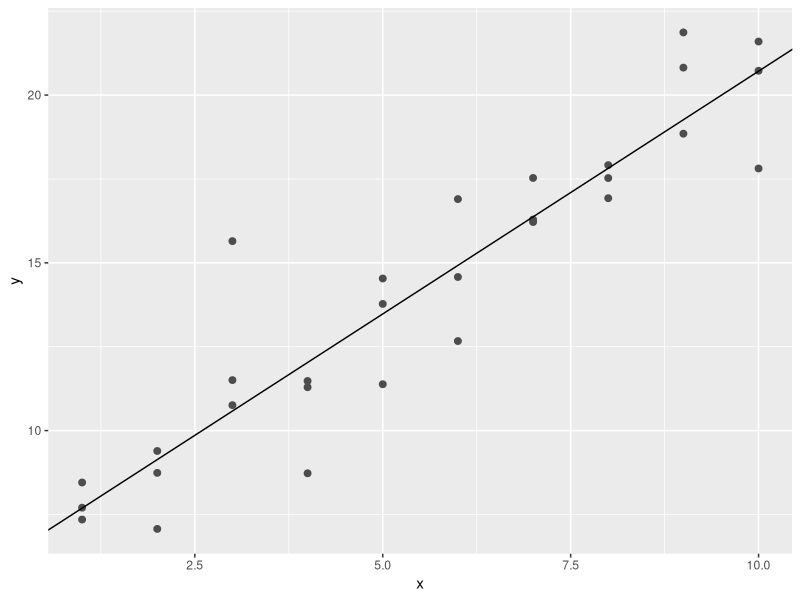
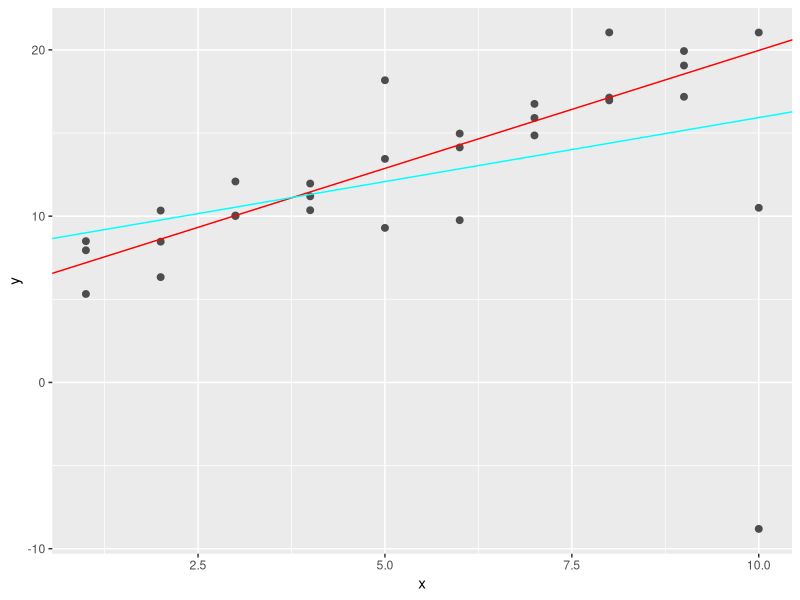
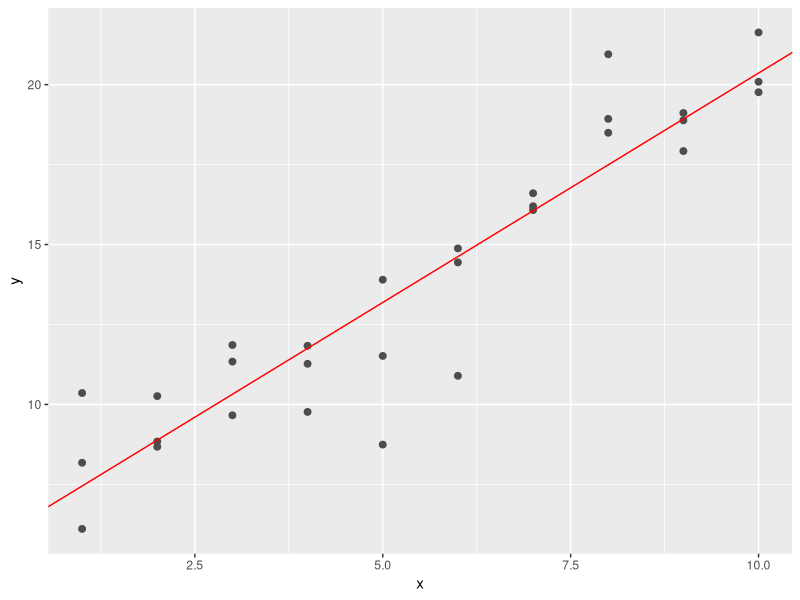
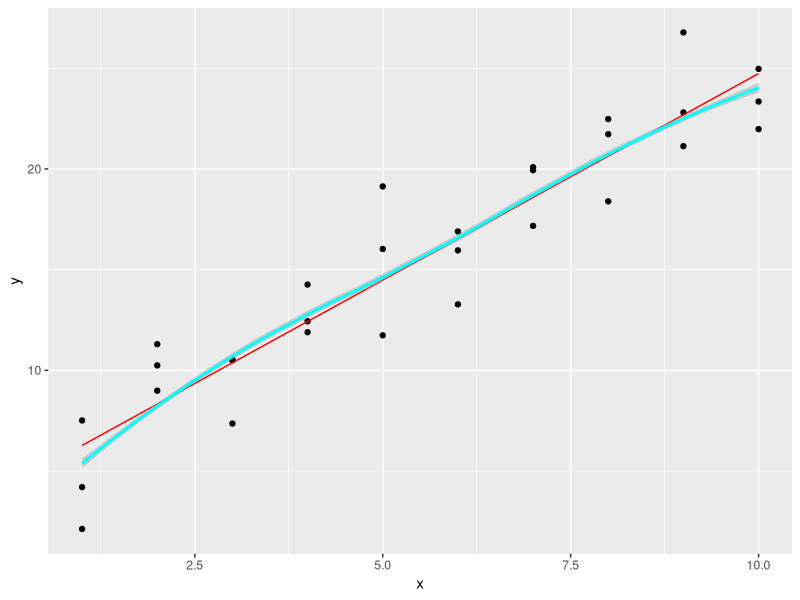
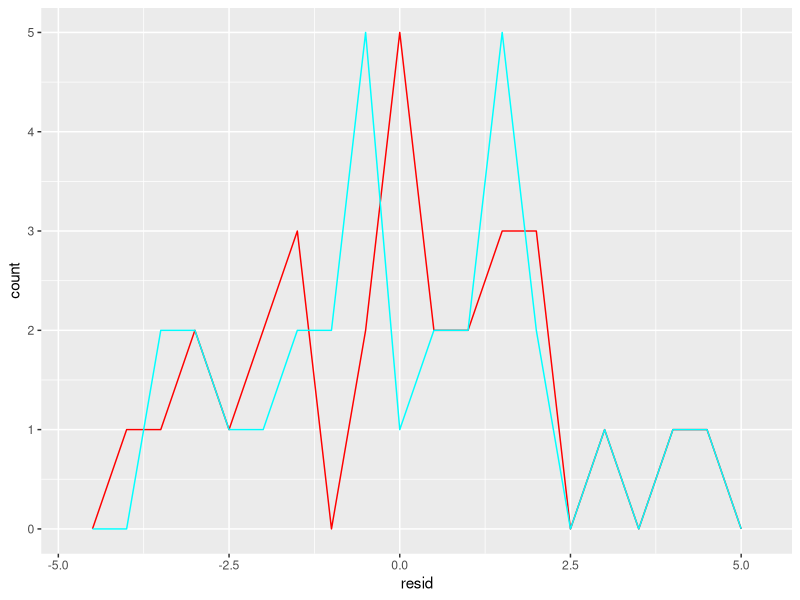
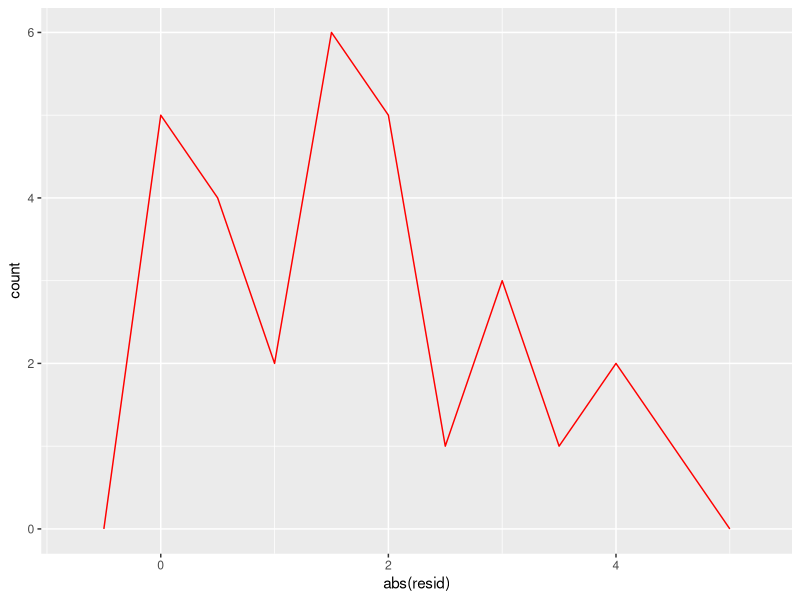
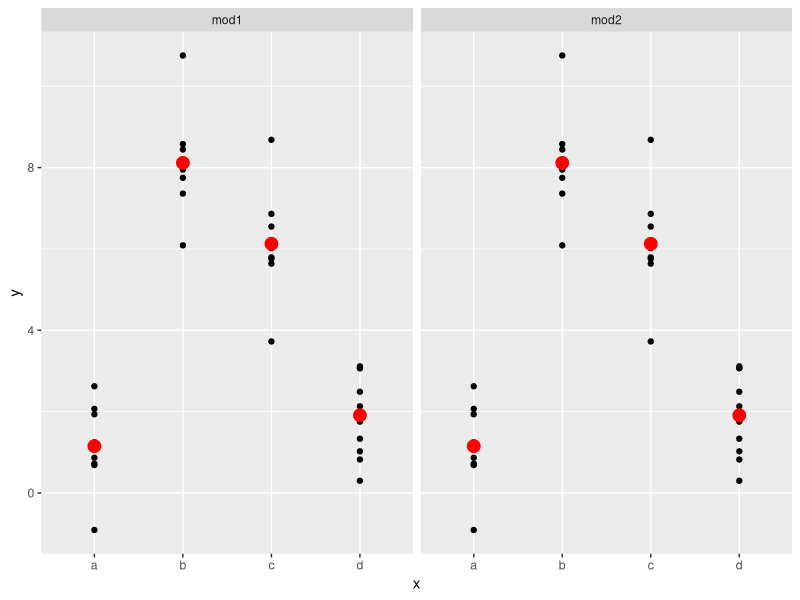
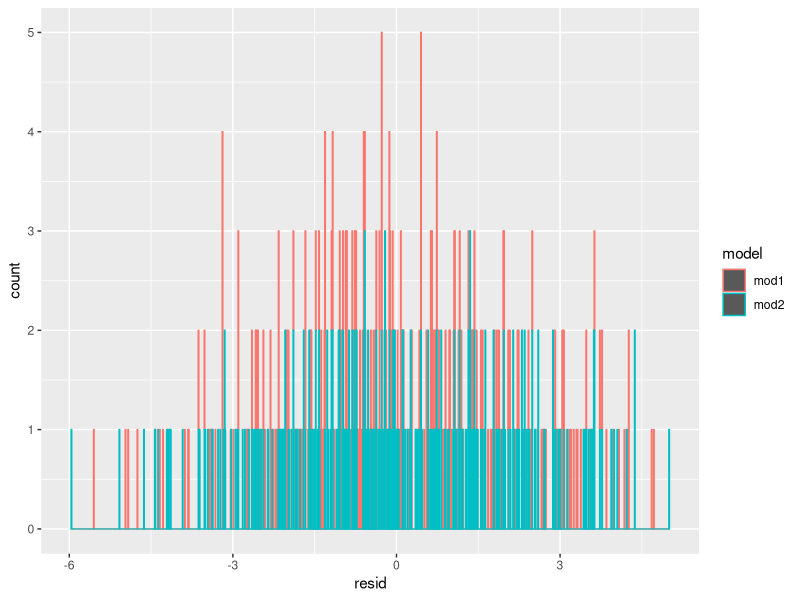

Generate these figures, in order, with R:
## ---- chunk 1
knitr::opts_chunk$set(echo = TRUE)
library(tibble)
library(ggplot2)
library(dplyr)
library(modelr)
## ---- chunk 2
sim1a <- tibble(
  x = rep(1:10, each = 3),
  y = x * 1.5 + 6 + rt(length(x), df = 2)
)
## ---- chunk 3
fit <- lm(y~x, data = sim1a)
ggplot(sim1a,aes(x,y))+
  geom_point(size = 2, color = "grey30")+
  geom_abline(intercept = fit$coefficients[1],slope = fit$coefficients[2])

## ---- chunk 4
model1 <- function(a, data) {
  a[1] + data$x * a[2]
}

measure_distance <- function(mod, data) {
  diff <- data$y - model1(mod, data)
  mean(abs(diff))
}

measure_distance2 <- function(mod, data) {
  diff <- data$y - model1(mod, data)
  sqrt(mean(diff ^ 2))
}
## ---- chunk 5
sim1a <- tibble(
  x = rep(1:10, each = 3),
  y = x * 1.5 + 6 + rt(length(x), df = 2)
)
best1 <- optim(c(0,0), measure_distance, data = sim1a)
best2 <- optim(c(0,0), measure_distance2, data = sim1a)

ggplot(sim1a, aes(x, y)) + 
  geom_point(size = 2, colour = "grey30") + 
  geom_abline(intercept = best1$par[1], slope = best1$par[2], color = "red")+
  geom_abline(intercept = best2$par[1],slope = best2$par[2], color = "cyan")
## ---- chunk 6
model1 <- function(a, data) {
  a[1] + data$x * a[2] + a[3]
}

measure_distance3 <- function(mod, data) {
  diff <- data$y - model1(mod, data)
  sqrt(mean(diff ^ 2))
}

sim1a <- tibble(
  x = rep(1:10, each = 3),
  y = x * 1.5 + 6 + rt(length(x), df = 2)
)
best3 <- optim(c(0,0,0), measure_distance3, data = sim1a)
best3$par

ggplot(sim1a, aes(x, y)) + 
  geom_point(size = 2, colour = "grey30") + 
  geom_abline(intercept = best3$par[1] + best3$par[3], slope = best3$par[2], color = "red")
## ---- chunk 7
fit1 <- lm(y~x, data = sim1)
fit2 <- loess(y~x, data = sim1,degree = 2)

grid <- sim1 %>% data_grid(x)
grid1 <- grid %>%
  add_predictions(fit1)
sim1_1 <- sim1 %>% add_residuals(fit1)

grid2 <- grid %>% 
  add_predictions(fit2)
sim1_2 <- sim1 %>% add_residuals(fit2)
## ---- chunk 8
ggplot(sim1,aes(x=x))+
  geom_point(aes(y=y))+
  geom_line(data = grid1, aes(y = pred), color = 'red')+
  geom_smooth(data = grid2, aes(y = pred),color = 'cyan')
## ---- chunk 9
ggplot() + 
  geom_freqpoly(data = sim1_1, aes(resid),binwidth = 0.5,color = 'red') +
  geom_freqpoly(data = sim1_2, aes(resid),binwidth = 0.5, color = 'cyan')
## ---- chunk 10
ggplot() + 
  geom_freqpoly(data = sim1_1, aes(abs(resid)),binwidth = 0.5,color = 'red')
## ---- chunk 11
mod1 <- lm(y~x - 1, data = sim2)
mod2 <- lm(y~x, data = sim2)
mod1$coefficients
mod2$coefficients

grid1 <- sim2 %>% 
  data_grid(x)%>%
  gather_predictions(mod1,mod2)
grid1
## ---- chunk 12
sim2 %>%
  ggplot(aes(x))+
  geom_point(aes(y=y))+
  geom_point(data = grid1, aes(y = pred),color = "red",size = 4)+
  facet_grid(~model)
## ---- chunk 13
# sim3

model_matrix(data = sim3, y ~ x1 + x2)
model_matrix(data = sim3, y ~ x1 * x2)

# sim4
model_matrix(data = sim4, y ~ x1 + x2)
#model_matrix(data = sim4, y ~ x1 + x2 + I(x1*x2))
model_matrix(data = sim4, y ~ x1 * x2)
## ---- chunk 14
mod1 <- lm(y ~ x1 + x2, data = sim3)
mod2 <- lm(y ~ x1 * x2, data = sim3)
## ---- chunk 15
library(tidyr)
sim3 <- sim3 %>%
  mutate(present = 1)%>%
  spread(x2,present,fill=0)
## ---- chunk 16
mod1 <- lm(y ~ x1 + a + b + c + d, data = sim3)
mod2 <- lm(y ~ x1*a*b*c*d, data = sim3)
# all possible combinations
head(model.matrix(data = sim3, y ~ x1*a*b*c*d))
## ---- chunk 17
mod1 <- lm(y ~ x1 + x2, data = sim4)
mod2 <- lm(y ~ x1 * x2, data = sim4)

grid <- sim4 %>%
  data_grid(x1,x2)
grid <- grid %>%
  gather_predictions(mod1, mod2)

sim4 <- sim4 %>% gather_residuals(mod1,mod2)
## ---- chunk 18
med1 <- median((sim4 %>% filter(model == "mod1"))$resid)
med2 <- median((sim4 %>% filter(model == "mod2"))$resid)
ggplot(sim4, aes(resid,color = model))+
  geom_histogram(binwidth = 0.01,position = "stack")
## ---- chunk 19
sim4 %>% group_by(model)%>%
  summarize(mean_abs_resid = mean(abs(resid)))
# the mean of absolute residual for mod2 is smaller for mod1
sim4 %>% 
  ggplot(aes(y=abs(resid),x = as.factor(x1)))+
  geom_boxplot()+
  facet_grid(~model)
## ---- chunk 20
# get warning
options(na.action = na.warn)
# suppress warning in an operation
lm(y~x,data = sim1, na.action = na.exclude)
